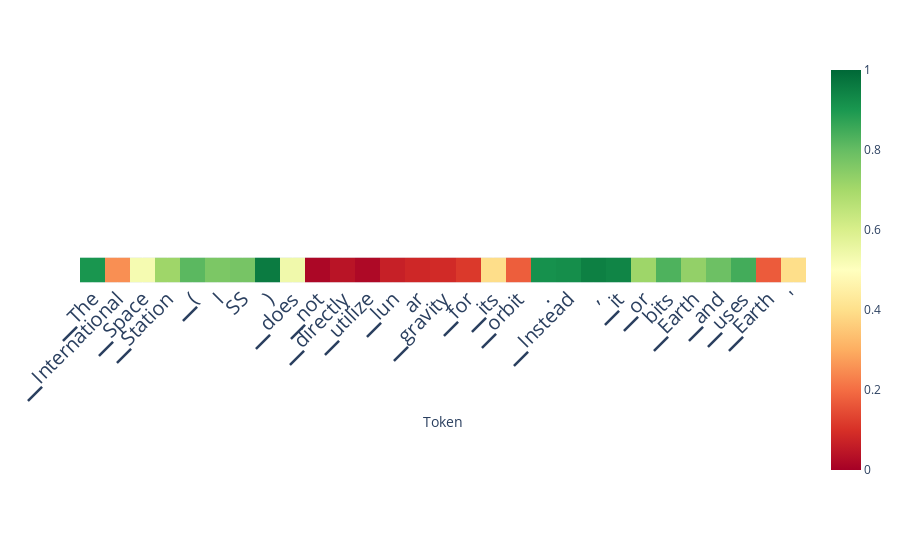

Notebook source saved alongside this figure:
### Code cell
# alternative: auto-aggregation
scores_per_token = doc.detect(output['projections'], aggregation_method='auto')
doc.plot_scores_per_token(scores_per_token, tokens, lastn_tokens_to_plot=max_new_tokens, detection_method='classifier')

### Figure 1 — Plotly figure (JSON) as saved in the notebook; plotly's stock layout.template omitted (floating-point values rounded to 4 significant figures)
{"data": [{"coloraxis": "coloraxis", "hovertemplate": "Token: %{x}<br>y: %{y}<br>color: %{z}<extra></extra>", "name": "0", "type": "heatmap", "xaxis": "x", "yaxis": "y", "z": [[0.9046, 0.2526, 0.5262, 0.7113, 0.8148, 0.7654, 0.7733, 0.9595, 0.5392, 0.01397, 0.04064, 0.0189, 0.06675, 0.08178, 0.08701, 0.114, 0.3964, 0.1762, 0.9136, 0.9198, 0.9503, 0.9389, 0.7123, 0.8309, 0.7304, 0.7887, 0.8459, 0.1712, 0.3985]]}], "layout": {"autosize": true, "coloraxis": {"cmax": 1, "cmin": 0, "colorscale": [[0, "rgb(165,0,38)"], [0.1, "rgb(215,48,39)"], [0.2, "rgb(244,109,67)"], [0.3, "rgb(253,174,97)"], [0.4, "rgb(254,224,139)"], [0.5, "rgb(255,255,191)"], [0.6, "rgb(217,239,139)"], [0.7, "rgb(166,217,106)"], [0.8, "rgb(102,189,99)"], [0.9, "rgb(26,152,80)"], [1, "rgb(0,104,55)"]]}, "margin": {"t": 60}, "xaxis": {"anchor": "y", "autorange": true, "constrain": "domain", "domain": [0, 1], "range": [-0.5, 28.5], "scaleanchor": "y", "tickangle": -45, "tickfont": {"size": 20}, "ticktext": ["▁The", "▁International", "▁Space", "▁Station", "▁(", "I", "SS", ")", "▁does", "▁not", "▁directly", "▁utilize", "▁lun", "ar", "▁gravity", "▁for", "▁its", "▁orbit", ".", "▁Instead", ",", "▁it", "▁or", "bits", "▁Earth", "▁and", "▁uses", "▁Earth", "'", "s"], "tickvals": [0, 1, 2, 3, 4, 5, 6, 7, 8, 9, 10, 11, 12, 13, 14, 15, 16, 17, 18, 19, 20, 21, 22, 23, 24, 25, 26, 27, 28, 29], "title": {"text": "Token"}}, "yaxis": {"anchor": "x", "autorange": true, "constrain": "domain", "domain": [0.4443, 0.5557], "range": [0.5, -0.5], "showticklabels": false}}}
